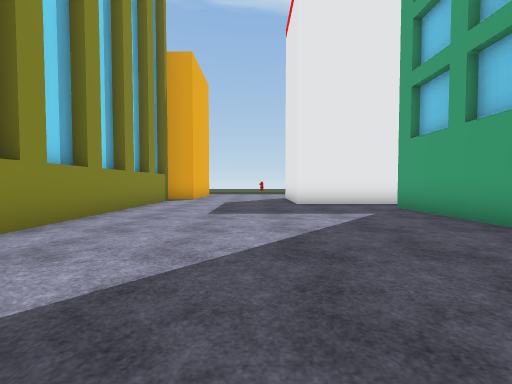
[1] (above)

19 first-person views from a walk through a Unity game level. The camera is 1.3 m above the floor, tilts 2° down and sees 90° across. The floor is counted in squares, 2 m on a side. Each view is taken from the middle of a square. On the plan, view 1 faces up. The plan holds only what a view shows up to about 9 squares ahead; the rest is blank. The place goes on beyond the plan. Some surface patterns are stand-ins.

[2]
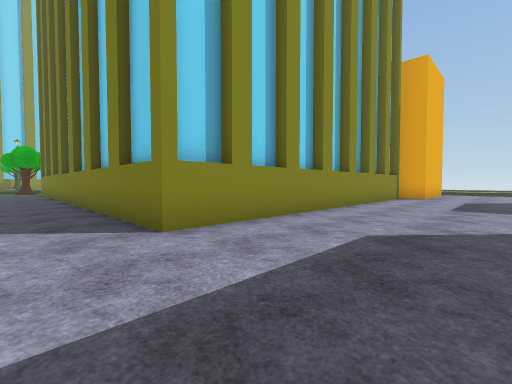

[3]
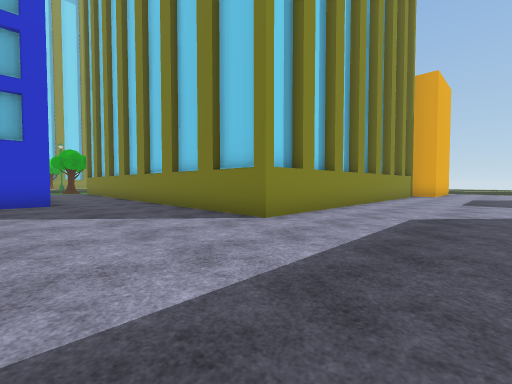

[4]
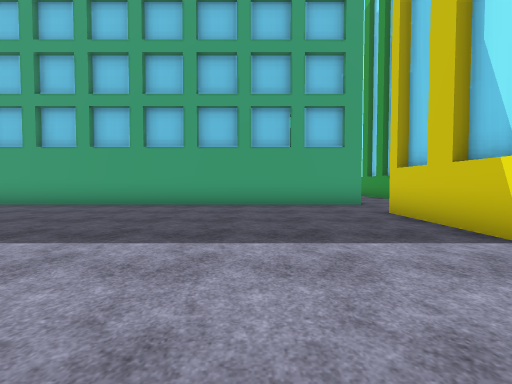

[5]
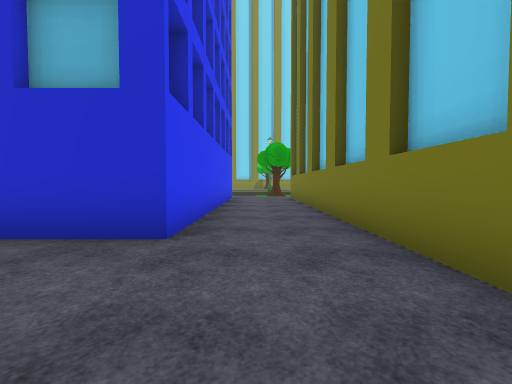

[6]
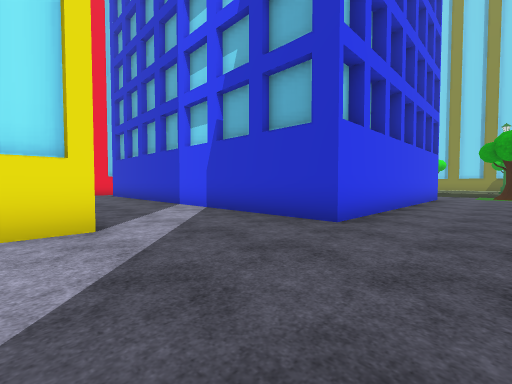

[7]
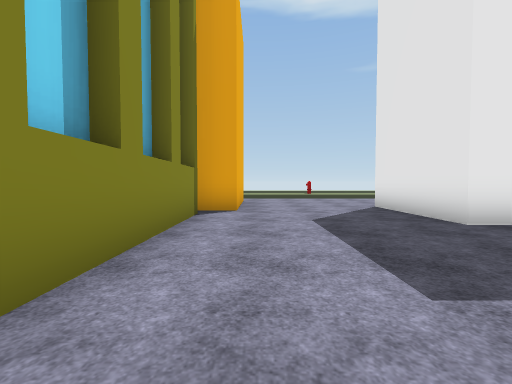

[8]
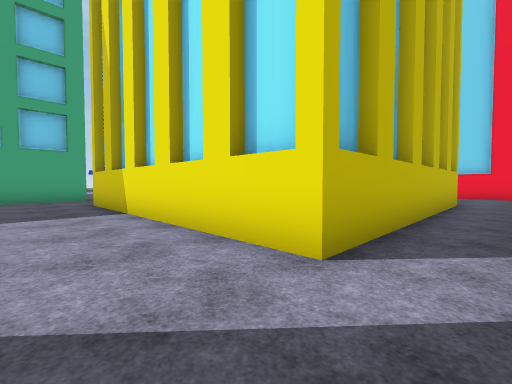

[9]
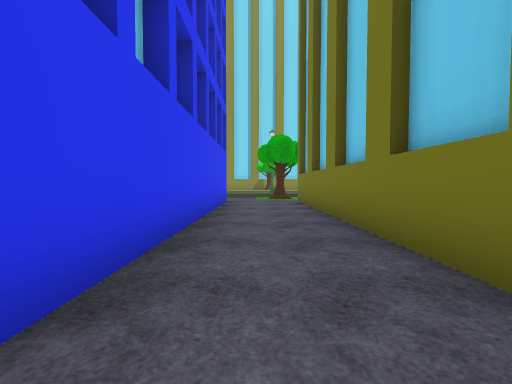

[10]
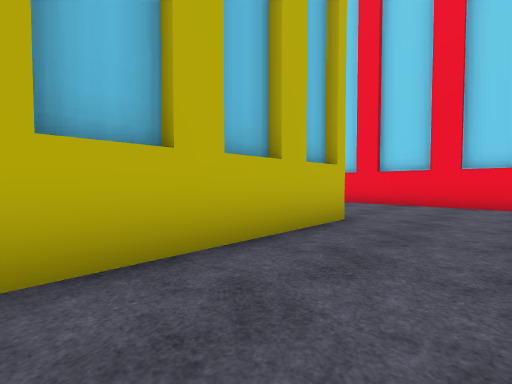

[11]
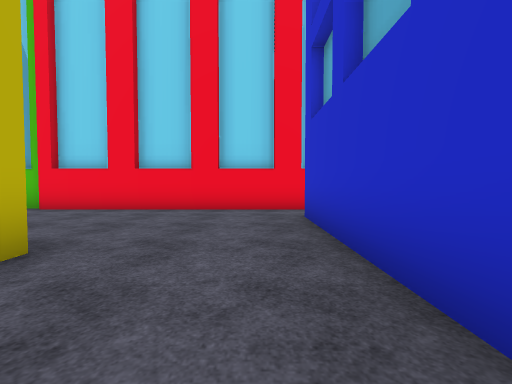

[12]
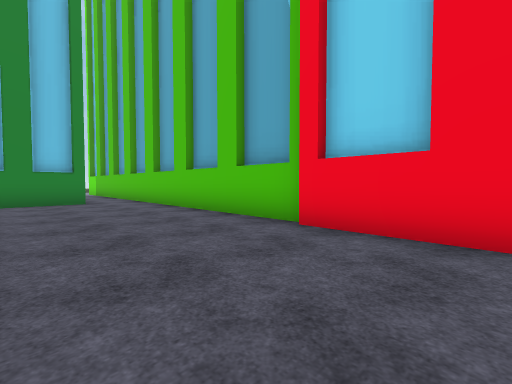

[13]
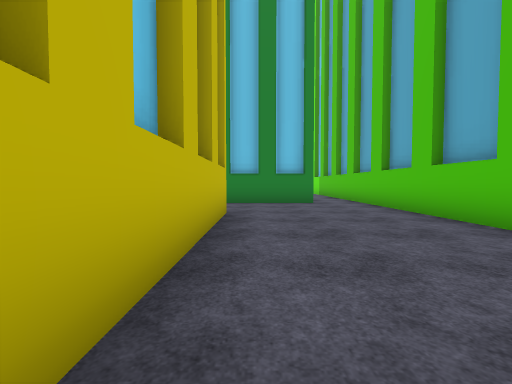

[14]
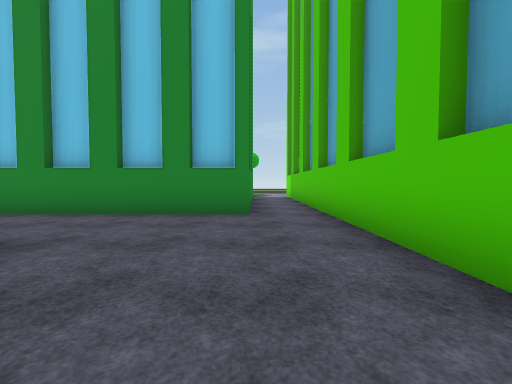

[15]
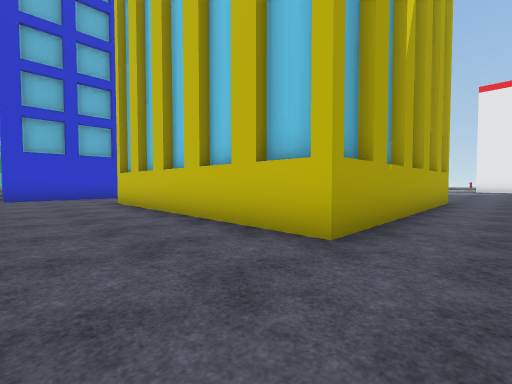

[16]
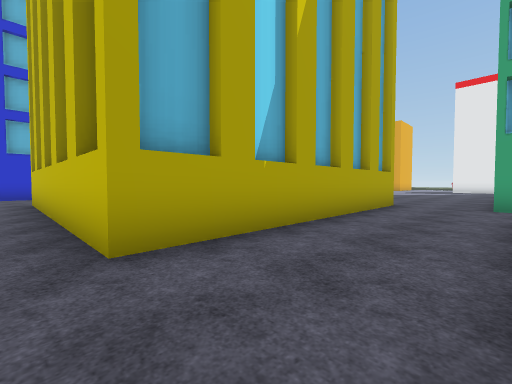

[17]
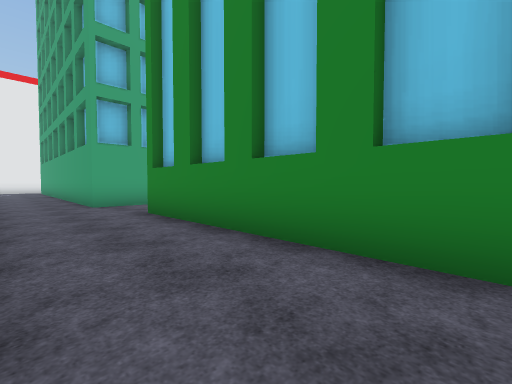

[18]
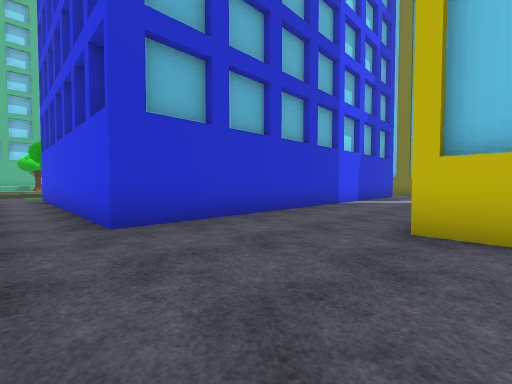

[19]
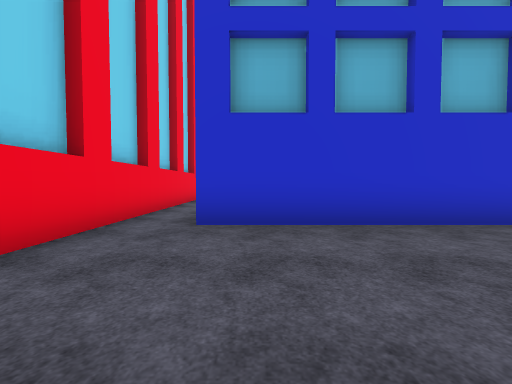

### Floor plan
Points are (right, up) in squares from view 1. A wall is a line through its corners. A room is listed if a view was taken in it or the views show most of it. See-through windows are left out.
Room 1 (views 1, 2, 3, 4, 5, 6, 7, 8, 9)
walls: (-5.9, -4.9) (1.6, -4.9); (3.7, -5.2) (3.7, 6.7); (-3.2, 9.5) (-3.2, -0.5) (-15.5, -0.5); (3.5, 7.9) (1.3, 7.9) (1.3, 10.5); (-2.4, 10) (-3.4, 10); (-15.5, -3) (-8.9, -3)
ways out: opening at (-7.5, -4.5) to room 2; opening at (2.5, -5) to room 2; opening at (4, 7)
Room 2 (views 10, 11, 12, 13, 14, 15, 16, 17, 18, 19)
walls: (-2.5, -16.5) (4.5, -16.5); (4.3, -14.9) (4.3, -7.4); (1.6, -4.9) (1.6, -12.4) (-5.9, -12.4) (-5.9, -4.9); (5.2, -5.2) (3.7, -5.2); (-14.1, -16.3) (-2.6, -16.3); (-8.9, -3) (-8.9, -14.9) (-15.5, -14.9)
ways out: opening at (-7.5, -4.5) to room 1; opening at (2.5, -5) to room 1; opening at (4, -16); opening at (4, -6.5)

Where each view was taken, in squares from view 1:
view 1: 0 up, 0 right, facing up
view 2: 2 down, 0 right, facing up-left
view 3: 4 down, 0 right, facing up-left
view 4: 2 down, 4 left, facing right
view 5: 2 down, 6 left, facing left
view 6: 1 down, 5 left, facing down-left
view 7: 4 up, 2 left, facing up
view 8: 3 down, 7 left, facing down-right
view 9: 2 down, 8 left, facing left
view 10: 8 down, 8 left, facing down-right
view 11: 10 down, 8 left, facing down
view 12: 13 down, 5 left, facing down-right
view 13: 13 down, 4 left, facing right
view 14: 15 down, 1 left, facing right
view 15: 15 down, 3 right, facing up-left
view 16: 13 down, 4 right, facing up-left
view 17: 13 down, 2 right, facing up-right
view 18: 16 down, 5 left, facing up-left
view 19: 14 down, 5 left, facing left
